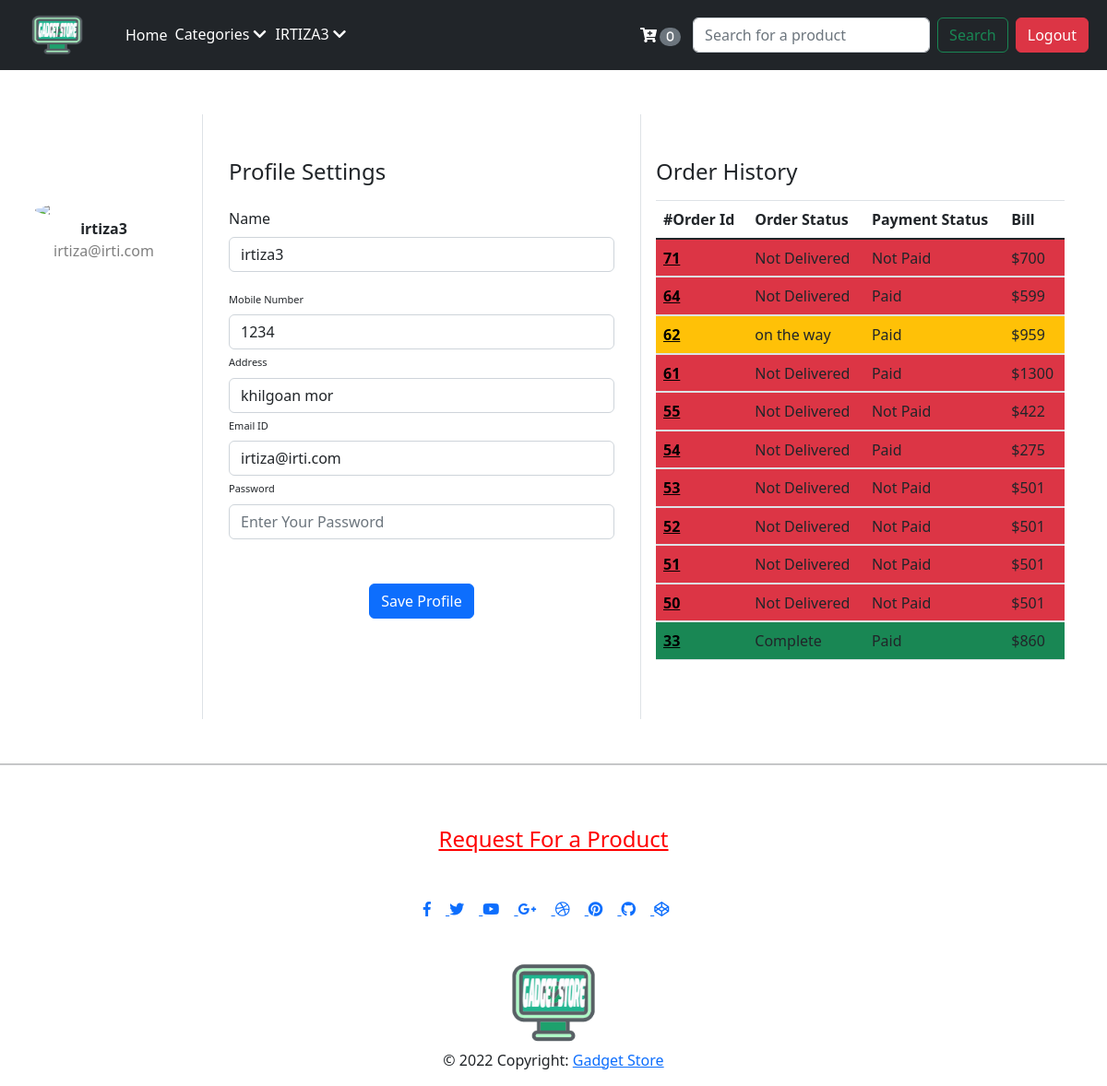
Page /userProfile.php (signed in) on the committed database.
### tables this page shows
CREATE TABLE `users` (
  `user_id` int(255) NOT NULL,
  `user_name` varchar(255) NOT NULL,
  `user_email` varchar(255) NOT NULL,
  `user_pass` varchar(255) NOT NULL,
  `user_address` varchar(255) NOT NULL,
  `user_phone_no` text NOT NULL,
  `user_type` varchar(255) NOT NULL DEFAULT 'user',
  `user_created_timestamp` datetime NOT NULL DEFAULT current_timestamp()
);

CREATE TABLE `orders` (
  `order_id` int(11) NOT NULL,
  `order_user_id` int(11) DEFAULT NULL,
  `cart` text NOT NULL,
  `bill` int(11) NOT NULL,
  `order_status` varchar(255) NOT NULL DEFAULT 'Not Delivered',
  `payment_status` varchar(25) NOT NULL DEFAULT 'Not Paid',
  `payment_method` varchar(25) NOT NULL,
  `order_time` datetime NOT NULL DEFAULT current_timestamp()
);

### userProfile.php (the view, shortened to what this page needs)
<!DOCTYPE html>
<html lang="en">
<head>
    <link rel="stylesheet" href="/store/orderProfile.css">
    <link rel="stylesheet" href="https://cdn.jsdelivr.net/npm/bootstrap@5.0.0-alpha1/dist/css/bootstrap.min.css">
    <link rel="stylesheet" href="https://cdn.jsdelivr.net/npm/bootstrap@5.0.0-alpha1/dist/js/bootstrap.bundle.min.js">
    <link rel="stylesheet" href="https://cdnjs.cloudflare.com/ajax/libs/jquery/3.2.1/jquery.min.js">
</head>
<body>
    <?php
        include 'partials/_header.php';
        include 'partials/_dbconnect.php';
        $userId = $_SESSION['user_id'];
        $sql = "SELECT * FROM `users` WHERE user_id = $userId";
        $result = mysqli_query($conn, $sql);
        while($row = mysqli_fetch_assoc($result)){
            $userName = $row['user_name'];
            $userEmail = $row['user_email'];
            $userPhone = $row['user_phone_no'];
            $userAddress = $row['user_address'];
        }
    echo'
    <div class="container rounded bg-white mt-5 mb-5">
        <div class="row">
            <div class="col-md-2 border-right">
                <div class="d-flex flex-column align-items-center text-center p-3 py-5  mr-4"><img class="rounded-circle mt-5"
                        width="150px"
                        src="https://st3.depositphotos.com/15648834/17930/v/600/depositphotos_179308454-stock-illustration-unknown-person-silhouette-glasses-profile.jpg"><span
                        class="font-weight-bold">'.$userName.'</span><span
                        class="text-black-50">'.$userEmail.'</span><span> </span></div>
            </div>
            <div class="col-md-5 border-right">
                <div class="p-3 py-5">
                    <div class="d-flex justify-content-between align-items-center mb-3">
                        <h4 class="text-right">Profile Settings</h4>
                    </div>
                    <form action="'.$_SERVER['PHP_SELF'].'" method="post">
                        <div class="row mt-2">
                            <div class="col-md-12"><label class="name">Name</label><input type="text"
                                    name="newName" value="'.$userName.'" class="form-control" placeholder="User Name" value=""></div>
                        </div>
                        <div class="row mt-3">
                            <div class="col-md-12"><label class="labels">Mobile Number</label><input type="text" name="newPhone" value="'.$userPhone.'"
                                    class="form-control" placeholder="Enter phone number" value=""></div>
                            <div class="col-md-12"><label class="labels">Address</label><input type="text" name="newAddress" value="'.$userAddress.'"
                                    class="form-control" placeholder="Enter address" value=""></div>
                            <div class="col-md-12"><label class="labels">Email ID</label><input type="email" name="newEmail" value="'.$userEmail.'"
                                    class="form-control" placeholder="enter email id" value=""></div>
                            <div class="col-md-12"><label class="labels">Password</label><input type="password"
                                    class="form-control" placeholder="Enter Your Password" name="password"></div>
                        </div>
                        <div class="mt-5 text-center"><button class="btn btn-primary profile-button" type="submit">Save
                                Profile</button></div>
                </div>
            </div>
            <div class="col-md-5 p-3 py-5">
                <h4 class="justify-content-between align-items-center mb-3">Order History</h4>
                <table class="table">
                    <thead>
                        <tr>
                            <th scope="col">#Order Id</th>
                            <th scope="col">Order Status</th>
                            <th scope="col">Payment Status</th>
                            <th scope="col">Bill</th>
                        </tr>
                    </thead>
                    <tbody>';
                    $sql = "SELECT * FROM `orders` WHERE order_user_id = $userId ORDER BY order_time DESC";
                    $result = mysqli_query($conn, $sql);
                    $num = mysqli_num_rows($result);
                    if ($num>0){
                        while($row = mysqli_fetch_assoc($result)){
                        $orderId = $row['order_id'];
                        $amountPaid = $row['bill'];
                        $status = $row['order_status'];
                        $payStatus = $row['payment_status'];
                        echo '<tbody>
                            ';
                            if($status == "Complete"){
                                echo "
                                <tr class='bg-success'>
                                <th scope='row'><a style='color: black' href='/store/orderPage.php?orderId=".$orderId."'>$orderId</a></th>
                                <td>$status</td>
                            <td>$payStatus</td>
                            <td>$$amountPaid</td>
                            <tr>";}
                            else if($status == "Not Delivered"){
                            echo "
                            <tr class='bg-danger'>
                            <th scope='row'><a style='color: black' href='/store/orderPage.php?orderId=".$orderId."'>$orderId</a></th>
                            <td>$status</td>
                            <td>$payStatus</td>
                            <td>$$amountPaid</td>
                            <tr>";
                            }else{
                                echo "<tr class='bg-warning'>
                                <th scope='row'><a style='color: black' href='/store/orderPage.php?orderId=".$orderId."'>$orderId</a></th>
                                <td>$status</td>
                            <td>$payStatus</td>
                            <td>$$amountPaid</td>
                            </tr>";
                            }
                    }
                    }else{
                        echo'
                        <tr>
                            <td colspan="4" class="text-center">No Orders Found</td>
                        </tr>';
                        ;
                    }
                    echo'
                    </tbody>
                </table>
            </div>
        </div>
    </div>
    </div>
    </div>
    </div>';
     ?>
    <?php include 'partials/_footer.php'?>
</body>
</html>

### orderProfile.css (style rules this page uses)
body { background: rgb(99, 39, 120) }
.profile-button { background: rgb(99, 39, 120); box-shadow: none; border: none }
.labels { font-size: 11px }

### partials/_header.css (style rules this page uses)
body { font-family: "Trebuchet MS",sans-serif; }

### rows in the picture
users: user_name "irtiza3", user_email "irtiza@irti.com", newName "irtiza3", newPhone "1234", newAddress "khilgoan mor", newEmail "irtiza@irti.com"
orders: order_id "71", order_status "Not Delivered", payment_status "Not Paid", bill "700"
orders: order_id "64", order_status "Not Delivered", payment_status "Paid", bill "599"
orders: order_id "62", order_status "on the way", payment_status "Paid", bill "959"
orders: order_id "61", order_status "Not Delivered", payment_status "Paid", bill "1300"
orders: order_id "55", order_status "Not Delivered", payment_status "Not Paid", bill "422"
orders: order_id "54", order_status "Not Delivered", payment_status "Paid", bill "275"
orders: order_id "53", order_status "Not Delivered", payment_status "Not Paid", bill "501"
orders: order_id "52", order_status "Not Delivered", payment_status "Not Paid", bill "501"
orders: order_id "51", order_status "Not Delivered", payment_status "Not Paid", bill "501"
orders: order_id "50", order_status "Not Delivered", payment_status "Not Paid", bill "501"
orders: order_id "33", order_status "Complete", payment_status "Paid", bill "860"

### other values in the picture
$curUserName "IRTIZA3"
$c "0"
